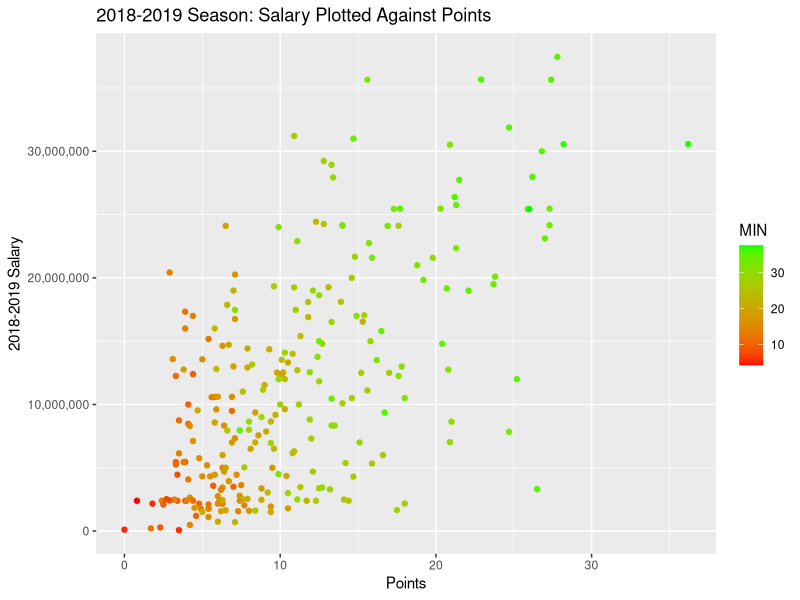
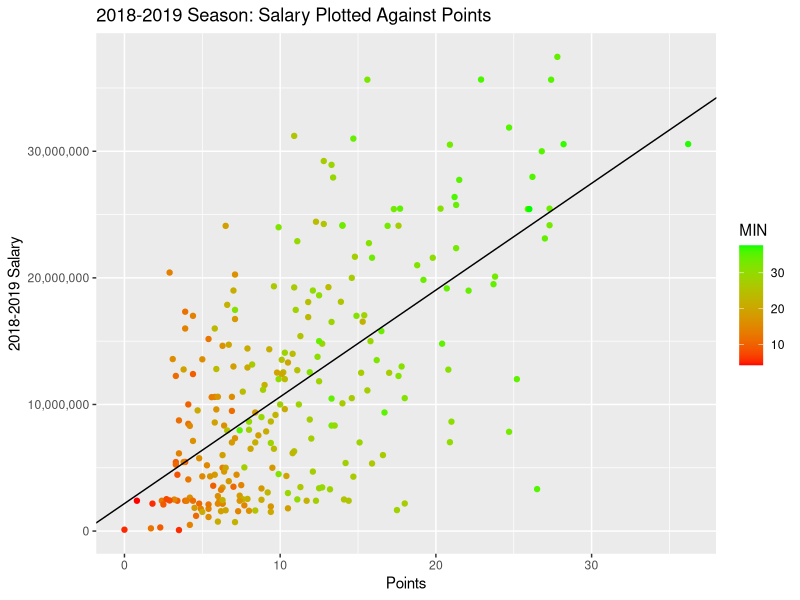

Source code (R) for these figures, in order:
## ---- chunk 1
knitr::opts_chunk$set(echo = TRUE, tidy.opts=list(width.cutoff=60),tidy=TRUE)
## ---- chunk 2
summary(cars)
## ---- chunk 3
players1819 <- read.csv(file = "players18-19.csv", header = TRUE)
players1718 <- read.csv(file = "players17-18.csv", header = TRUE)
players1617 <- read.csv(file = "players16-17.csv", header = TRUE)
players1516 <- read.csv(file = "players15-16.csv", header = TRUE)
## ---- chunk 4
salary1819 <- read.csv(file = "18-19_salary.csv", header = TRUE)
salary1718 <- read.csv(file = "17-18_salary.csv", header = TRUE)
salary1617 <- read.csv(file = "16-17_salary.csv", header = TRUE)
salary1516 <- read.csv(file = "15-16_salary.csv", header = TRUE)
## ---- chunk 5
#merge concactenates two dataframes together by values in a certain row or column.
df_salary <- merge(salary1516, salary1617, by.x = "Player", by.y = "Player")
df_salary <- merge(df_salary, salary1718, by.x = "Player", by.y = "Player")
df_salary <- merge(df_salary, salary1819, by.x = "Player", by.y = "Player")

#rm removes dataframes and vectors from our local working environment.
#rm(salary1516, salary1617, salary1718, salary1819)
## ---- chunk 6
names(df_salary) <- c("Player", "y1516", "y1617", "y1718", "y1819")

df_salary$Player <- as.character(df_salary$Player)

df_salary$y1516 = as.numeric(gsub("[\\$,]", "", as.character(df_salary$y1516)))
df_salary$y1617 = as.numeric(gsub("[\\$,]", "", as.character(df_salary$y1617)))
df_salary$y1718 = as.numeric(gsub("[\\$,]", "", as.character(df_salary$y1718)))
df_salary$y1819 = as.numeric(gsub("[\\$,]", "", as.character(df_salary$y1819)))

#Trim unnecessary whitespace to prevent string matching errors
df_salary$Player = trimws(df_salary$Player)
## ---- chunk 7
head(df_salary)
## ---- chunk 8
require(ggplot2)
require(scales)
data1819 <- merge(df_salary, players1819, by.x = "Player", by.y = "PLAYER")

p <- ggplot(data = data1819, aes(y = y1819, x = PTS, colour = MIN))
p + scale_y_continuous(labels = comma) + ylab("2018-2019 Salary") + 
  xlab("Points") + ggtitle("2018-2019 Season: Salary Plotted Against Points") + 
  scale_color_gradient(low="red", high="green") + geom_point()
## ---- chunk 9
#lm stands for "linear model"
points_salary <- lm(y1819 ~ PTS, data = data1819)
summary(points_salary)
## ---- chunk 10
p + scale_y_continuous(labels = comma) + ylab("2018-2019 Salary") + 
  xlab("Points") + ggtitle("2018-2019 Season: Salary Plotted Against Points") + 
  scale_color_gradient(low="red", high="green") + geom_point() + geom_abline(intercept = 2174352, slope = 843156)
## ---- chunk 11
require(lpSolve)
# obj represents the objective function. This is the function that calculates the total cost of the team and is what we are trying to minimize.
obj <- data1819$y1819
#constr represents the constraint functions. These are the conditions that a valid solution must satisfy. The conditions we impose are that the "team" must have a minimum sum of 100 points per game, the team must have at least 12 players, and each player can only be chosen at most once.
constr <- matrix(append(append(data1819$PTS, rep(1, times = 256)), as.vector(diag(nrow = 256))), nrow = 258, byrow = TRUE)
#right represents the right hand side of the constraint functions.
right <- c(100, 12, rep(1, times = 256))
#constraints_direction represents the sign of the constraint functions.
constranints_direction  <- c(">=", ">=", rep("<=", times = 256))
optimum <-  lp(direction="min",
               objective.in = obj,
               const.mat = constr,
               const.dir = constranints_direction,
               const.rhs = right,
               all.int = T)

best_sol <- optimum$solution
names(best_sol) <- data1819$Player
print(best_sol)
## ---- chunk 12
print(paste("Total cost: ", optimum$objval, sep=""))
